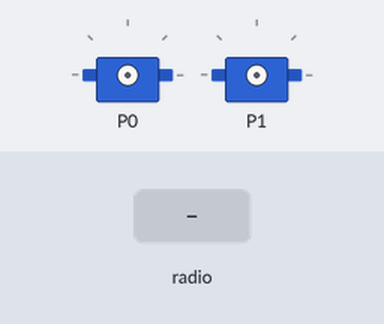
Bench run of a program on a simulated BBC micro:bit (MakeCode). On the bench: 2 × servo. Inputs (shaded band) come from the test bench.

Above: at 2.8 s.
2.9 s: radio message "0" arrives
4.4 s: radio message "1" arrives
5.9 s: radio message "4" arrives
At 6.8 s:
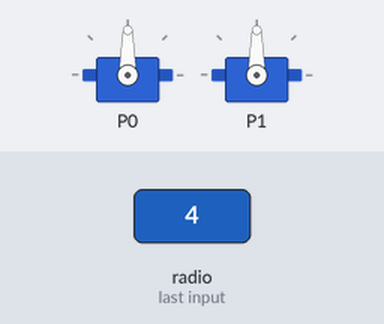
7.5 s: radio message "0" arrives
At 8.4 s:
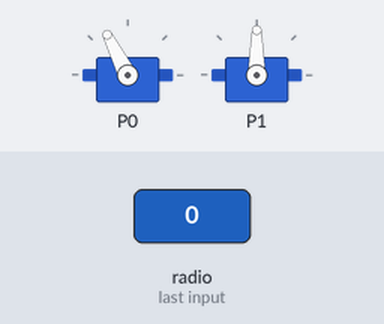
Timing chart, 0 to 10.0 s (numbered marks = the images above; inputs shaded):
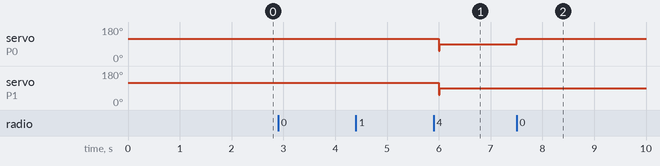

Measured:
- after the input at 5.9 s, servo on P0, servo on P1: 117° → 90° after 0.10 s
- after the input at 7.5 s, servo on P0: 90° → 117° at once

The program:

main.ts
```typescript
radio.onReceivedNumber(function (receivedNumber) {
    if (receivedNumber == 0) {
        servos.P0.run(VITESSE)
    } else {
        servos.P0.stop()
    }
    if (receivedNumber == 1) {
        servos.P1.run(VITESSE)
    } else {
        basic.pause(100)
    }
    if (receivedNumber == 2) {
        if (VITESSE < 100) {
            VITESSE = VITESSE + 5
        }
    }
    if (receivedNumber == 3) {
        if (VITESSE >= 5) {
            VITESSE = VITESSE - 10
        }
    }
    if (receivedNumber == 4) {
        servos.P0.run(-40)
        servos.P1.run(-40)
        basic.pause(10)
        servos.P0.run(0)
        servos.P1.run(0)
    }
})
input.onGesture(Gesture.LogoUp, function () {
    radio.sendNumber(4)
})
input.onGesture(Gesture.TiltRight, function () {
    radio.sendNumber(1)
    basic.pause(10)
    radio.sendNumber(99)
})
input.onGesture(Gesture.TiltLeft, function () {
    radio.sendNumber(0)
    basic.pause(10)
    radio.sendNumber(99)
})
input.onGesture(Gesture.LogoDown, function () {
    radio.sendNumber(0)
    radio.sendNumber(1)
})
let VITESSE = 0
radio.setGroup(1)
VITESSE = 30
```

test.ts
```typescript
// les tests vont ici ; cela ne sera pas compilé si ce paquet est utilisé en tant qu'extension.
```
